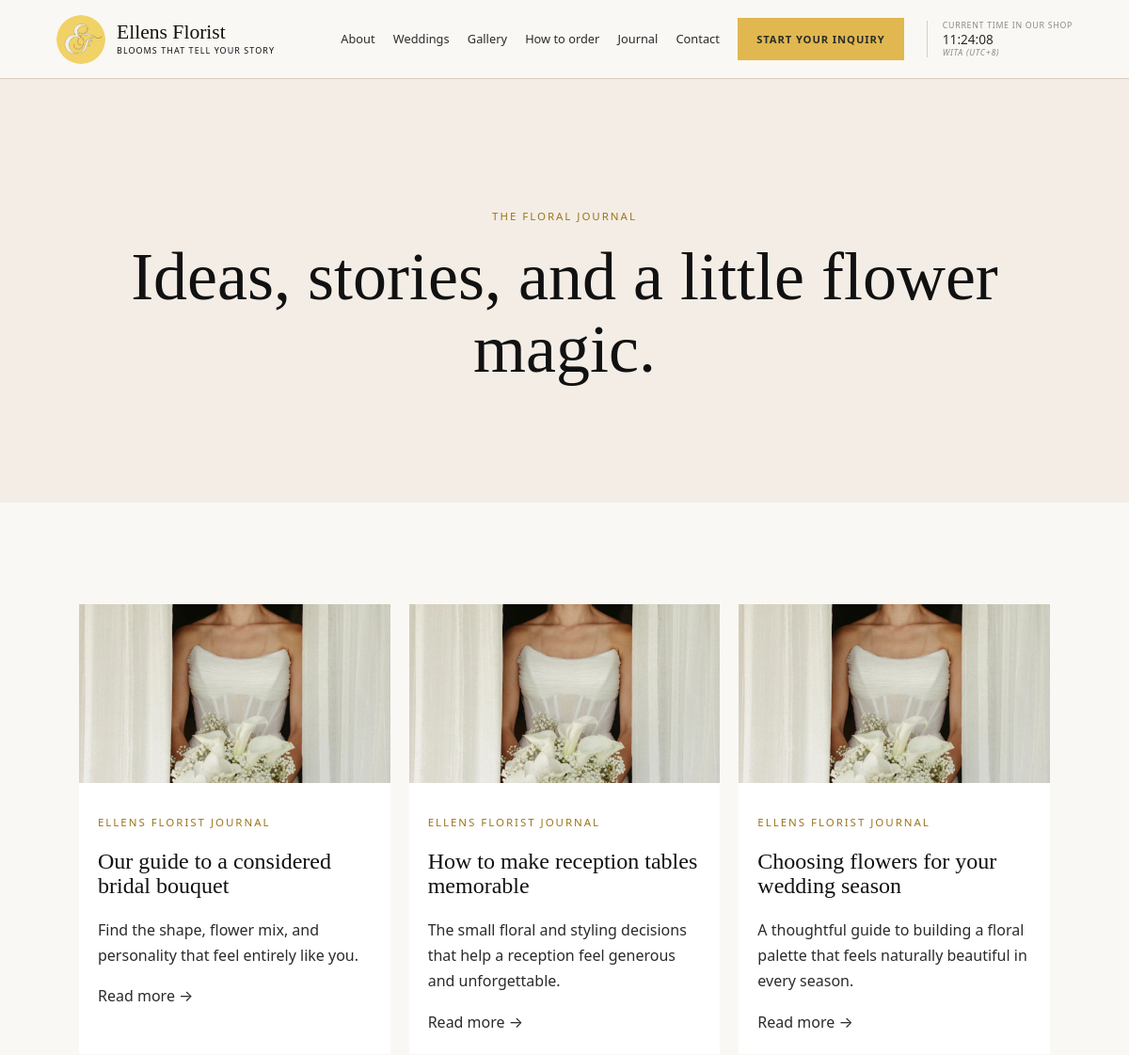
/blog (upper part), run on an earlier commit of the app's database.
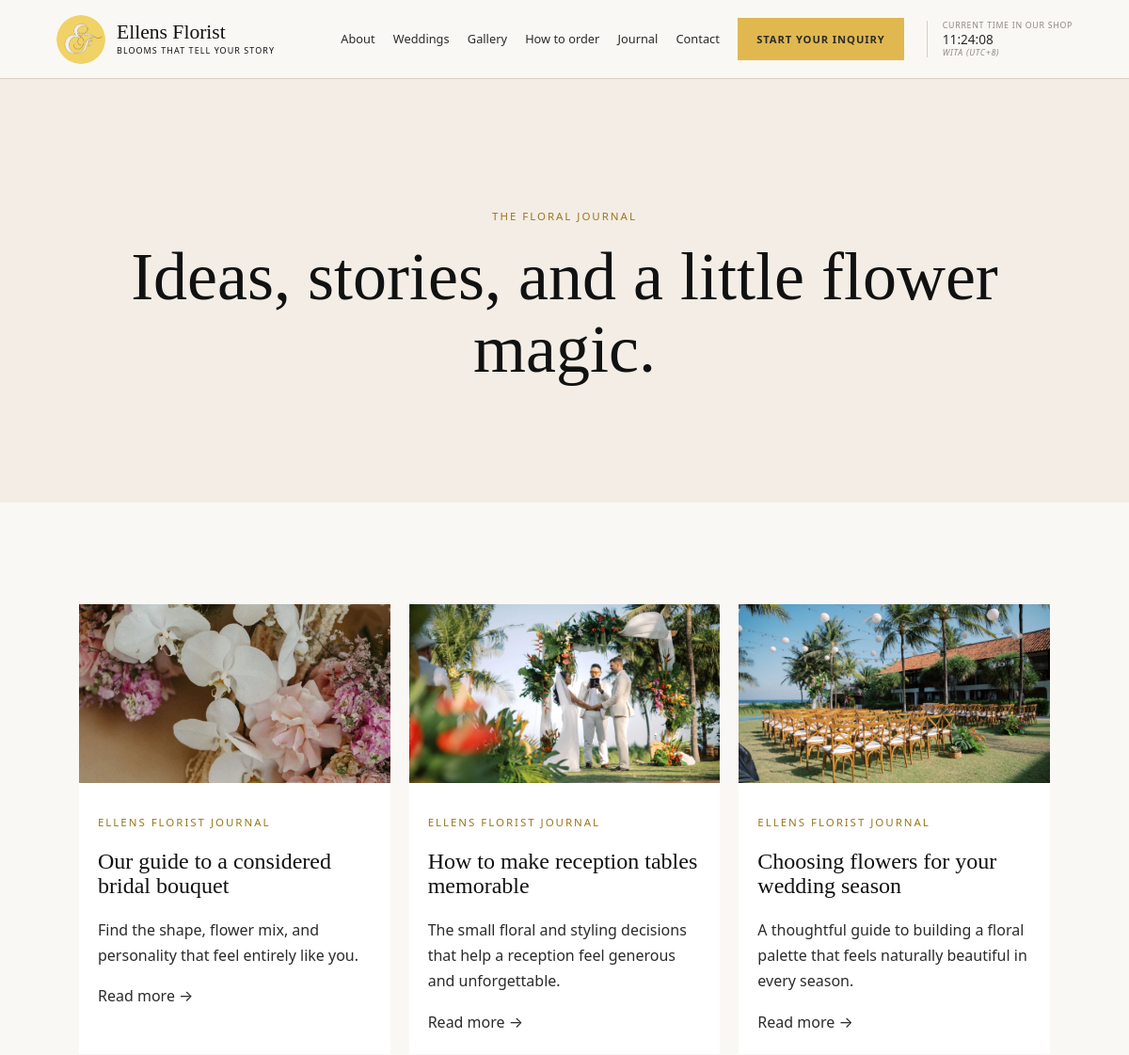
And on a later commit of the database.
### tables this page shows
CREATE TABLE content (id INT UNSIGNED AUTO_INCREMENT PRIMARY KEY, type VARCHAR(30) NOT NULL, title VARCHAR(190) NOT NULL, slug VARCHAR(190) NOT NULL UNIQUE, excerpt TEXT NULL, body LONGTEXT NULL, image_path VARCHAR(255) NULL, status ENUM('draft','published') NOT NULL DEFAULT 'draft', meta_title VARCHAR(190) NULL, meta_description VARCHAR(255) NULL, published_at DATETIME NULL, created_at TIMESTAMP DEFAULT CURRENT_TIMESTAMP, updated_at TIMESTAMP DEFAULT CURRENT_TIMESTAMP ON UPDATE CURRENT_TIMESTAMP, INDEX(type,status));

### app/bootstrap.php (called while the page is built, shortened)
<?php
function env(string $name, ?string $default = null): ?string {
    static $values;
    if ($values === null) {
        $values = $_ENV;
    }
    return $values[$name] ?? getenv($name) ?: $default;
}
function db(): PDO {
    static $pdo;
    if (!$pdo) $pdo = new PDO('mysql:host='.env('DB_HOST','localhost').';dbname='.env('DB_NAME').';charset=utf8mb4', env('DB_USER'), env('DB_PASS'), [PDO::ATTR_ERRMODE => PDO::ERRMODE_EXCEPTION, PDO::ATTR_DEFAULT_FETCH_MODE => PDO::FETCH_ASSOC, PDO::ATTR_EMULATE_PREPARES => false]);
    return $pdo;
}
function e(?string $text): string { return htmlspecialchars((string)$text, ENT_QUOTES | ENT_SUBSTITUTE, 'UTF-8'); }
function asset_url(string $path): string {
    $file = ROOT_PATH . '/' . ltrim($path, '/');
    $version = is_file($file) ? (string) filemtime($file) : '';
    return $path . ($version !== '' ? '?v=' . rawurlencode($version) : '');
}
function published_content(string $type): array { try { $q=db()->prepare('SELECT * FROM content WHERE type=? AND status="published" ORDER BY published_at DESC, id DESC'); $q->execute([$type]); return $q->fetchAll(); } catch (Throwable $e) { return []; } }
function real_image_path(?string $path): string {
    $replacements = [
        '/assets/images/hero-wedding-florals.png' => '/assets/images/mega-will-ceremony.webp',
        '/assets/images/bridal-bouquet.png' => '/assets/images/jisoo-sabrina-ceremony.webp',
        '/assets/images/ceremony-arch.png' => '/assets/images/mega-will-reception.webp',
        '/assets/images/reception-tablescape.png' => '/assets/images/mega-will-table.webp',
        '/assets/images/temporary-wedding-reception.png' => '/assets/images/jisoo-sabrina-reception.webp',
        '/assets/images/cassy-bouquet.webp' => '/assets/images/jisoo-sabrina-ceremony.webp',
        '/assets/images/cassy-ceremony.webp' => '/assets/images/mega-will-ceremony.webp',
        '/assets/images/cassy-details.webp' => '/assets/images/jisoo-sabrina-reception.webp',
        '/assets/images/cassy-reception.webp' => '/assets/images/mega-will-reception.webp',
        '/assets/images/cassy-table.webp' => '/assets/images/mega-will-table.webp',
        '/assets/images/chloe-ceremony.webp' => '/assets/images/mega-will-table.webp',
        '/assets/images/chloe-details.webp' => '/assets/images/jisoo-sabrina-ceremony.webp',
        '/assets/images/chloe-reception.webp' => '/assets/images/mega-will-dance.webp',
        '/assets/images/claire-ceremony.webp' => '/assets/images/mega-will-ceremony.webp',
        '/assets/images/claire-details.webp' => '/assets/images/jisoo-sabrina-reception.webp',
        '/assets/images/claire-reception.webp' => '/assets/images/mega-will-details.webp',
    ];
    return asset_url($replacements[$path] ?? (string) $path);
}

### pages/blog.php (the view, shortened to what this page needs)
<?php
$posts = published_content('post');
?>
<main id="main">
    <section class="page-hero"><p class="eyebrow">The floral journal</p><h1>Ideas, stories, and a little flower magic.</h1></section>
    <section class="section">
        <div class="post-list">
            <?php foreach ($posts as $post): ?>
                <article class="post">
                    <div class="image-block content-image" style="background-image:url('<?= e(real_image_path($post['image_path'])) ?>')"></div>
                    <div>
                        <p class="eyebrow">Ellens Florist journal</p>
                        <h2><?= e($post['title']) ?></h2>
                        <p><?= e($post['excerpt']) ?></p>
                        <a href="/blog/<?= e($post['slug']) ?>">Read more <span aria-hidden="true">→</span></a>
                    </div>
                </article>
            <?php endforeach; ?>
        </div>
    </section>
</main>

What changed in the data, as far as the page shows it:
changed content (number 1 of 3 on the later page): image_path: picture added in place of a placeholder
changed content (number 2 of 3 on the later page): image_path: picture added in place of a placeholder
changed content (number 3 of 3 on the later page): image_path: picture added in place of a placeholder
